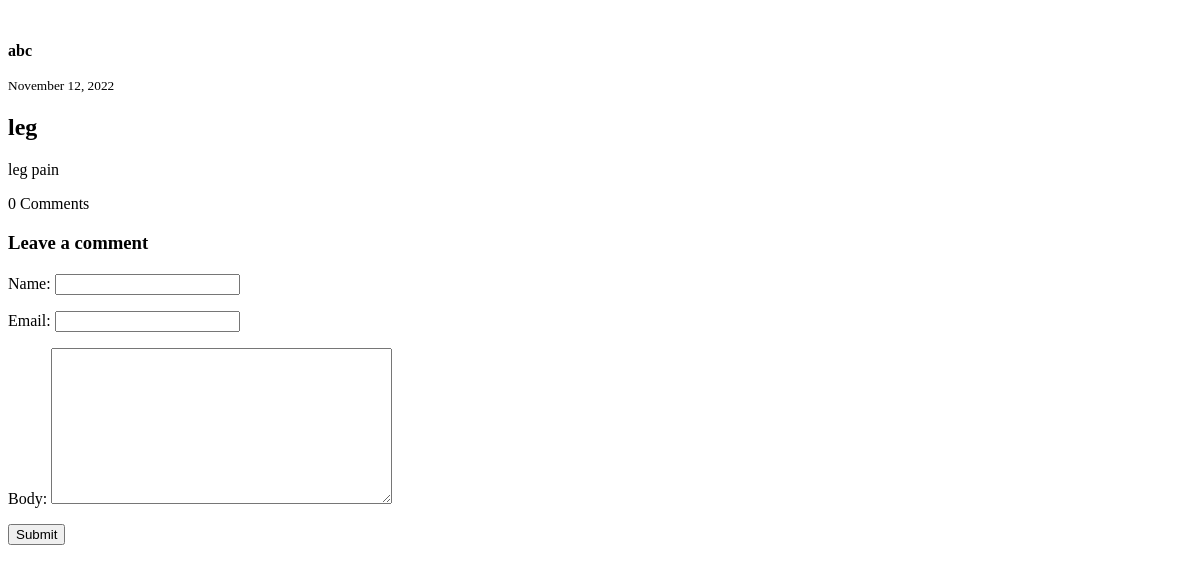
/detailed_task/4, run on an earlier commit of the app's database.
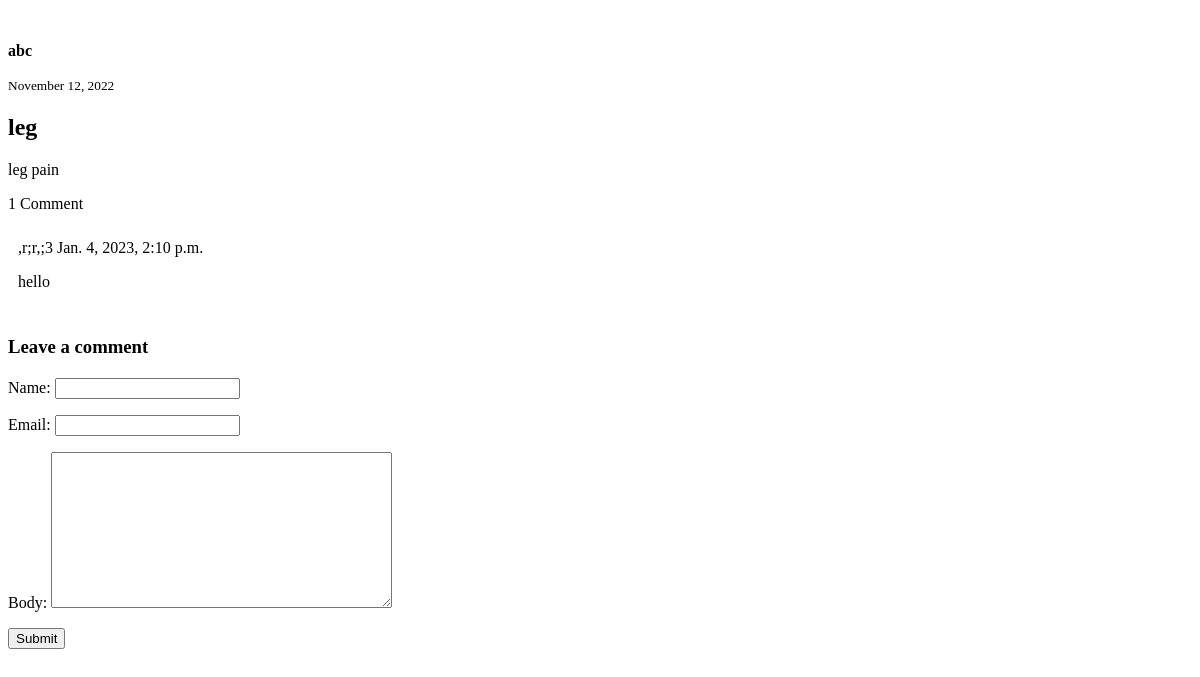
And on a later commit of the database.
### home/models.py (models this page shows, shortened)
class Comment(models.Model):
    task = models.ForeignKey(TaskHistory,on_delete=models.CASCADE,related_name='comments')
    name = models.CharField(max_length=80,null=True)
    email = models.EmailField(null=True)
    body = models.TextField(null=True)
    created_on = models.DateTimeField(auto_now_add=True)
    active = models.BooleanField(default=False)
    class Meta:
        ordering = ['created_on']

### home/views.py (the view)
# urls.py: path('detailed_task/<int:pk>', detailed_task, name = 'detailed_task'),
def detailed_task(request, pk):
    task = get_object_or_404(TaskHistory, pk=pk)
    comments = task.comments.filter(active=True)
    new_comment = None
    if request.method == 'POST':
        comment_form = CommentForm(data=request.POST)
        if comment_form.is_valid():
            new_comment = comment_form.save(commit=False)
            new_comment.task = task
            new_comment.save()
    else:
        comment_form = CommentForm()
    return render(request, 'home/detailed_task.html', {'task':task,
                                            'comments': comments,
                                           'new_comment': new_comment,
                                           'comment_form': comment_form
    })

### home/forms.py
class CommentForm(forms.ModelForm):
    class Meta:
        model = Comment
        fields = ('name', 'email', 'body')

### user/models.py (called while the page is built)
    def __str__(self):
        return self.user.username

### home/templates/home/detailed_task.html (shortened to what this page needs)
<!DOCTYPE html>
<head>
</head>
  <body>
        <article class="media content-section row">
          <div class="media-body">
            <div class="article-metadata">
              <strong><p>{{ task.assignedby }}</p></strong>
            </div>
            <p class="article-content">
              <small class="text-muted">{{ task.date_posted|date:"F d, Y" }}</small>
            </p>
            <h2 class="article-title">{{ task.title }}</h2>
            <p class="article-content">
              {{ task.complaint }}
            </p>
        </article>
<div class="main-comment-section">
  {{ comments.count }} Comment{{ comments|pluralize }}
</div>
{% for comment in comments %}
<div class="comments" style="padding: 10px;">
  <p class="font-weight-bold">
    {{ comment.name }}
    <span class=" text-muted font-weight-normal">
      {{ comment.created_on }}
    </span>
  </p>
  {{ comment.body | linebreaks }}
</div>
{% endfor %}
<div class="card-body">
  {% if new_comment %}
  <div class="alert alert-success" role="alert">
    Your comment is awaiting moderation
  </div>
  {% else %}
  <h3>Leave a comment</h3>
  <form method="post" style="margin-top: 1.3em;">
    {{ comment_form.as_p }}
    <button type="submit" class="btn btn-primary  btn-lg">Submit</button>
  </form>
  {% endif %}
</div>
</body>
</html>

What changed in the data, as far as the page shows it:
added Comment: name ",r;r,;3", created_on "Jan. 4, 2023, 2:10 p.m.", body "hello"
Also different on the page:
{{ comments.count }}: "0" → "1"
